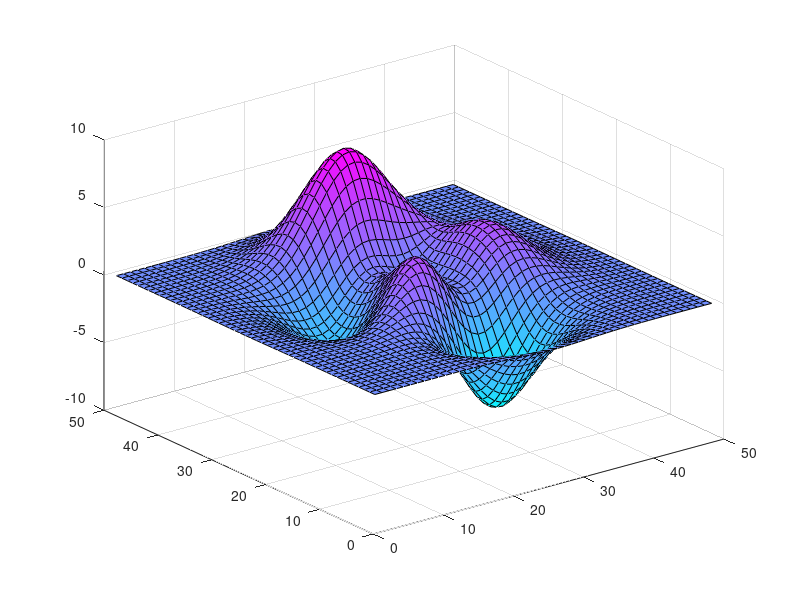

Here is the MATLAB script that generated this plot: (Note: this script raises an error after producing the figure.)
%=============================================================================
% Copyright (c) 2016-present Allan CORNET (Nelson)
%=============================================================================
% This file is part of the Nelson.
%=============================================================================
% LICENCE_BLOCK_BEGIN
% SPDX-License-Identifier: LGPL-3.0-or-later
% LICENCE_BLOCK_END
%=============================================================================
% <--ADV-CLI MODE-->
%=============================================================================
f = figure();
surf(peaks);
colormap('cool');
r = f.Colormap;
assert_isapprox(r(1:2, :), [0, 1.0000, 1.0000; 0.0039, 0.9961, 1.0000], 1e-3); 
%=============================================================================
